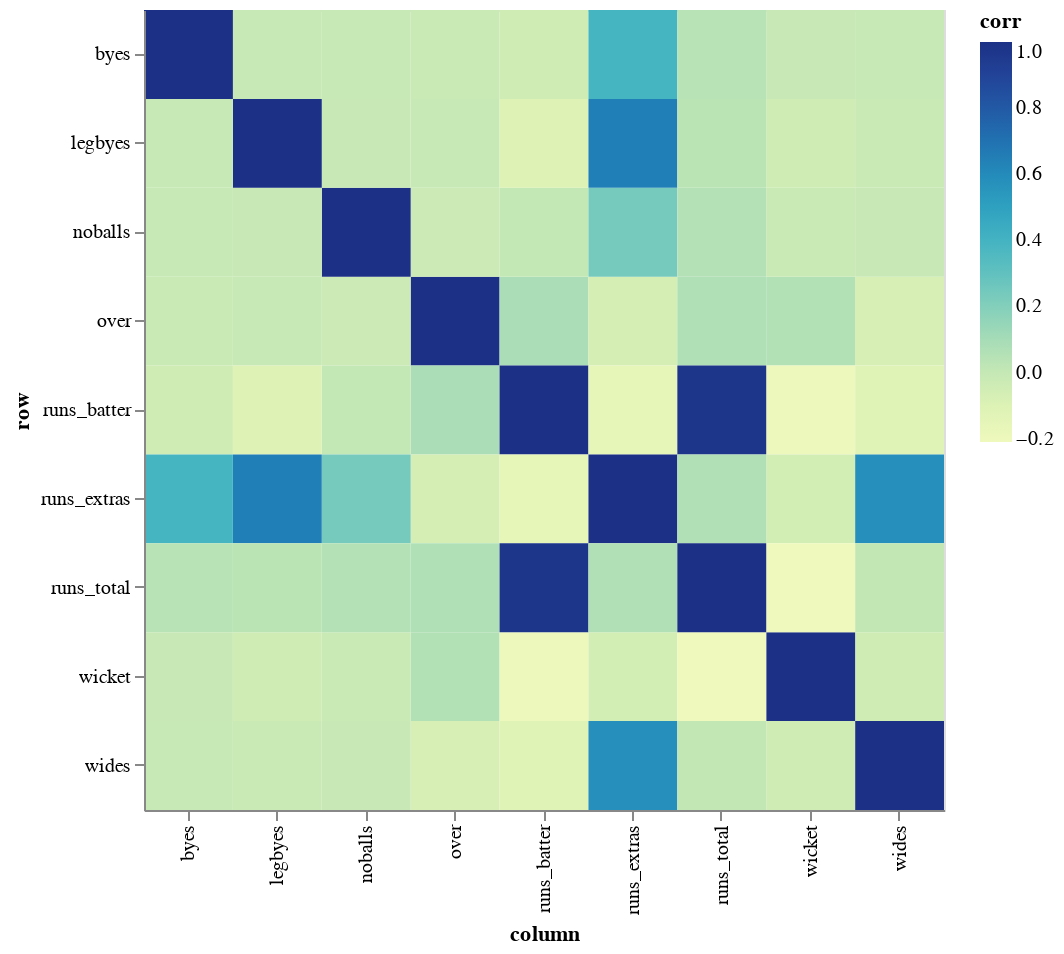

The notebook cell this image was saved under:
### Code cell
corr_ = corr_df.stack()
corr_ = corr_.reset_index()
corr_.columns = ['row', 'column', 'corr']
corr_

alt.Chart(corr_).mark_rect().encode(
    x = 'column',
    y = 'row',
    color = 'corr:Q',
    tooltip = 'corr:Q'
).properties(
    width = 400,
    height = 400
)

### Figure 1 — Vega-Lite specification as saved in the notebook (floating-point values rounded to 4 significant figures)
{"config": {"view": {"continuousWidth": 300, "continuousHeight": 300}}, "data": {"name": "data-5f3c41523afee5b85ebd36896c5acca7"}, "mark": {"type": "rect"}, "encoding": {"color": {"field": "corr", "type": "quantitative"}, "tooltip": {"field": "corr", "type": "quantitative"}, "x": {"field": "column", "type": "nominal"}, "y": {"field": "row", "type": "nominal"}}, "height": 400, "width": 400, "$schema": "https://vega.github.io/schema/vega-lite/v5.16.3.json", "datasets": {"data-5f3c41523afee5b85ebd36896c5acca7": [{"row": "over", "column": "over", "corr": 1.0}, {"row": "over", "column": "wides", "corr": -0.0733}, {"row": "over", "column": "noballs", "corr": -0.02337}, {"row": "over", "column": "legbyes", "corr": -0.004222}, {"row": "over", "column": "byes", "corr": -0.01769}, {"row": "over", "column": "wicket", "corr": 0.06328}, {"row": "over", "column": "runs_batter", "corr": 0.08551}, {"row": "over", "column": "runs_extras", "corr": -0.06006}, {"row": "over", "column": "runs_total", "corr": 0.07275}, {"row": "wides", "column": "over", "corr": -0.0733}, {"row": "wides", "column": "wides", "corr": 1.0}, {"row": "wides", "column": "noballs", "corr": -0.01265}, {"row": "wides", "column": "legbyes", "corr": -0.02156}, {"row": "wides", "column": "byes", "corr": -0.007638}, {"row": "wides", "column": "wicket", "corr": -0.03933}, {"row": "wides", "column": "runs_batter", "corr": -0.1198}, {"row": "wides", "column": "runs_extras", "corr": 0.5816}, {"row": "wides", "column": "runs_total", "corr": 0.01103}, {"row": "noballs", "column": "over", "corr": -0.02337}, {"row": "noballs", "column": "wides", "corr": -0.01265}, {"row": "noballs", "column": "noballs", "corr": 1.0}, {"row": "noballs", "column": "legbyes", "corr": -0.01129}, {"row": "noballs", "column": "byes", "corr": -0.004001}, {"row": "noballs", "column": "wicket", "corr": -0.0206}, {"row": "noballs", "column": "runs_batter", "corr": 0.004629}, {"row": "noballs", "column": "runs_extras", "corr": 0.2404}, {"row": "noballs", "column": "runs_total", "corr": 0.05926}, {"row": "legbyes", "column": "over", "corr": -0.004222}, {"row": "legbyes", "column": "wides", "corr": -0.02156}, {"row": "legbyes", "column": "noballs", "corr": -0.01129}, {"row": "legbyes", "column": "legbyes", "corr": 1.0}, {"row": "legbyes", "column": "byes", "corr": -0.006816}, {"row": "legbyes", "column": "wicket", "corr": -0.0351}, {"row": "legbyes", "column": "runs_batter", "corr": -0.1069}, {"row": "legbyes", "column": "runs_extras", "corr": 0.6474}, {"row": "legbyes", "column": "runs_total", "corr": 0.03899}, {"row": "byes", "column": "over", "corr": -0.01769}, {"row": "byes", "column": "wides", "corr": -0.007638}, {"row": "byes", "column": "noballs", "corr": -0.004001}, {"row": "byes", "column": "legbyes", "corr": -0.006816}, {"row": "byes", "column": "byes", "corr": 1.0}, {"row": "byes", "column": "wicket", "corr": -0.01243}, {"row": "byes", "column": "runs_batter", "corr": -0.03787}, {"row": "byes", "column": "runs_extras", "corr": 0.3909}, {"row": "byes", "column": "runs_total", "corr": 0.05048}, {"row": "wicket", "column": "over", "corr": 0.06328}, {"row": "wicket", "column": "wides", "corr": -0.03933}, {"row": "wicket", "column": "noballs", "corr": -0.0206}, {"row": "wicket", "column": "legbyes", "corr": -0.0351}, {"row": "wicket", "column": "byes", "corr": -0.01243}, {"row": "wicket", "column": "wicket", "corr": 1.0}, {"row": "wicket", "column": "runs_batter", "corr": -0.195}, {"row": "wicket", "column": "runs_extras", "corr": -0.05735}, {"row": "wicket", "column": "runs_total", "corr": -0.21}, {"row": "runs_batter", "column": "over", "corr": 0.08551}, {"row": "runs_batter", "column": "wides", "corr": -0.1198}, {"row": "runs_batter", "column": "noballs", "corr": 0.004629}, {"row": "runs_batter", "column": "legbyes", "corr": -0.1069}, {"row": "runs_batter", "column": "byes", "corr": -0.03787}, {"row": "runs_batter", "column": "wicket", "corr": -0.195}, {"row": "runs_batter", "column": "runs_batter", "corr": 1.0}, {"row": "runs_batter", "column": "runs_extras", "corr": -0.1573}, {"row": "runs_batter", "column": "runs_total", "corr": 0.9745}, {"row": "runs_extras", "column": "over", "corr": -0.06006}, {"row": "runs_extras", "column": "wides", "corr": 0.5816}, {"row": "runs_extras", "column": "noballs", "corr": 0.2404}, {"row": "runs_extras", "column": "legbyes", "corr": 0.6474}, {"row": "runs_extras", "column": "byes", "corr": 0.3909}, {"row": "runs_extras", "column": "wicket", "corr": -0.05735}, {"row": "runs_extras", "column": "runs_batter", "corr": -0.1573}, {"row": "runs_extras", "column": "runs_extras", "corr": 1.0}, {"row": "runs_extras", "column": "runs_total", "corr": 0.06809}, {"row": "runs_total", "column": "over", "corr": 0.07275}, {"row": "runs_total", "column": "wides", "corr": 0.01103}, {"row": "runs_total", "column": "noballs", "corr": 0.05926}, {"row": "runs_total", "column": "legbyes", "corr": 0.03899}, {"row": "runs_total", "column": "byes", "corr": 0.05048}, {"row": "runs_total", "column": "wicket", "corr": -0.21}, {"row": "runs_total", "column": "runs_batter", "corr": 0.9745}, {"row": "runs_total", "column": "runs_extras", "corr": 0.06809}, {"row": "runs_total", "column": "runs_total", "corr": 1.0}]}}
